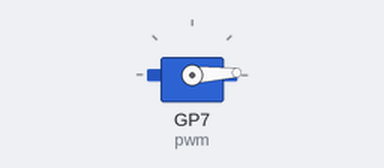
Recording of a program running on a simulated Raspberry Pi Pico running MicroPython. Shown: servo. Servo angles are drawn from the pulse width (0.5 ms = 0°, 2.5 ms = 180°). At 7.6 s the program stops and its outputs stay as they are.

Above: at 0.05 s.
At 0.6 s:
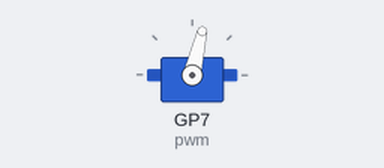
At 1.2 s:
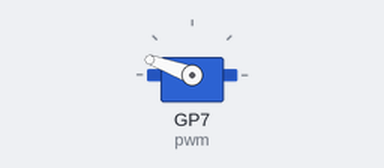
At 2.4 s:
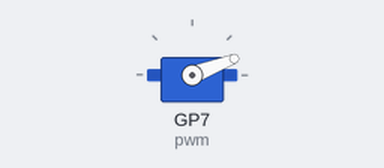
Timing chart, 0 to 5.8 s (numbered marks = the images above):
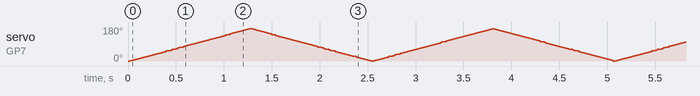

The program:

12_servo_01.py
```python
from machine import Pin,PWM
import time

pwm=PWM(Pin(7))
pwm.freq(50)

MIN_ANGLE=1600                       # 서보모터가 0도일 때의 PWM 값
MAX_ANGLE=7900                       # 서보모터가 180도일 때의 PWM 값
MID_ANGLE=(MIN_ANGLE+MAX_ANGLE)//2   # 서보모터가 90도일 때의 PWM 값

def setServoDutyCycle(position):
    pwm.duty_u16(position)

for i in range(3):
    for pos in range(MIN_ANGLE,MAX_ANGLE,50):
        setServoDutyCycle(pos)
        time.sleep(0.01)
    for pos in range(MAX_ANGLE,MIN_ANGLE,-50):
        setServoDutyCycle(pos)
        time.sleep(0.01)

setServoDutyCycle(MID_ANGLE)
```
